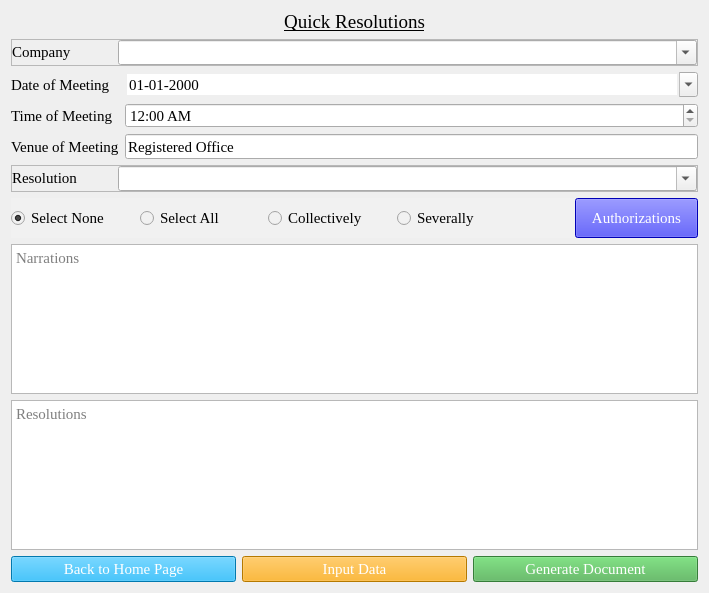
<?xml version="1.0" encoding="UTF-8"?>
<ui version="4.0">
 <class>Form</class>
 <widget class="QWidget" name="Form">
  <property name="geometry">
   <rect>
    <x>0</x>
    <y>0</y>
    <width>709</width>
    <height>593</height>
   </rect>
  </property>
  <property name="windowTitle">
   <string>Quick Resolutions</string>
  </property>
  <property name="windowIcon">
   <iconset>
    <normaloff>../Icon/logo.png</normaloff>../Icon/logo.png</iconset>
  </property>
  <property name="styleSheet">
   <string notr="true"/>
  </property>
  <layout class="QGridLayout" name="gridLayout">
   <item row="0" column="0">
    <widget class="QLabel" name="Title">
     <property name="font">
      <font>
       <family>Georgia</family>
       <pointsize>14</pointsize>
       <stylestrategy>PreferAntialias</stylestrategy>
      </font>
     </property>
     <property name="text">
      <string>&lt;html&gt;&lt;head/&gt;&lt;body&gt;&lt;p&gt;&lt;span style=&quot; font-size:14pt; text-decoration: underline;&quot;&gt;Quick Resolutions&lt;/span&gt;&lt;/p&gt;&lt;/body&gt;&lt;/html&gt;</string>
     </property>
     <property name="alignment">
      <set>Qt::AlignCenter</set>
     </property>
    </widget>
   </item>
   <item row="7" column="0">
    <widget class="QTextBrowser" name="NarrationPreview">
     <property name="font">
      <font>
       <family>Georgia</family>
       <pointsize>11</pointsize>
       <stylestrategy>PreferAntialias</stylestrategy>
      </font>
     </property>
     <property name="undoRedoEnabled">
      <bool>true</bool>
     </property>
     <property name="textInteractionFlags">
      <set>Qt::LinksAccessibleByKeyboard|Qt::LinksAccessibleByMouse|Qt::TextBrowserInteraction|Qt::TextEditable|Qt::TextEditorInteraction|Qt::TextSelectableByKeyboard|Qt::TextSelectableByMouse</set>
     </property>
     <property name="placeholderText">
      <string>Narrations</string>
     </property>
    </widget>
   </item>
   <item row="6" column="0">
    <widget class="QWidget" name="widget_2" native="true">
     <property name="minimumSize">
      <size>
       <width>0</width>
       <height>40</height>
      </size>
     </property>
     <property name="maximumSize">
      <size>
       <width>16777215</width>
       <height>50</height>
      </size>
     </property>
     <property name="styleSheet">
      <string notr="true">background-color: rgb(241, 241, 241);</string>
     </property>
     <layout class="QGridLayout" name="gridLayout_2">
      <property name="leftMargin">
       <number>0</number>
      </property>
      <property name="topMargin">
       <number>0</number>
      </property>
      <property name="rightMargin">
       <number>0</number>
      </property>
      <property name="bottomMargin">
       <number>0</number>
      </property>
      <item row="0" column="9">
       <widget class="QPushButton" name="Authorizaton">
        <property name="sizePolicy">
         <sizepolicy hsizetype="Minimum" vsizetype="Expanding">
          <horstretch>0</horstretch>
          <verstretch>0</verstretch>
         </sizepolicy>
        </property>
        <property name="font">
         <font>
          <family>Georgia</family>
          <pointsize>11</pointsize>
          <stylestrategy>PreferAntialias</stylestrategy>
         </font>
        </property>
        <property name="styleSheet">
         <string notr="true">background-color: rgb(0, 0, 255);
color: rgb(255, 255, 255);</string>
        </property>
        <property name="text">
         <string>Authorizations</string>
        </property>
       </widget>
      </item>
      <item row="0" column="8">
       <spacer name="horizontalSpacer">
        <property name="orientation">
         <enum>Qt::Horizontal</enum>
        </property>
        <property name="sizeType">
         <enum>QSizePolicy::Fixed</enum>
        </property>
        <property name="sizeHint" stdset="0">
         <size>
          <width>50</width>
          <height>20</height>
         </size>
        </property>
       </spacer>
      </item>
      <item row="0" column="4">
       <widget class="QRadioButton" name="radioButton_2">
        <property name="font">
         <font>
          <family>Georgia</family>
          <pointsize>11</pointsize>
          <stylestrategy>PreferAntialias</stylestrategy>
         </font>
        </property>
        <property name="text">
         <string>Select All</string>
        </property>
       </widget>
      </item>
      <item row="0" column="6">
       <widget class="QRadioButton" name="Collectively">
        <property name="font">
         <font>
          <family>Georgia</family>
          <pointsize>11</pointsize>
          <stylestrategy>PreferAntialias</stylestrategy>
         </font>
        </property>
        <property name="text">
         <string>Collectively</string>
        </property>
       </widget>
      </item>
      <item row="0" column="7">
       <widget class="QRadioButton" name="Severally">
        <property name="font">
         <font>
          <family>Georgia</family>
          <pointsize>11</pointsize>
          <stylestrategy>PreferAntialias</stylestrategy>
         </font>
        </property>
        <property name="text">
         <string>Severally</string>
        </property>
       </widget>
      </item>
      <item row="0" column="0">
       <widget class="QRadioButton" name="radioButton">
        <property name="font">
         <font>
          <family>Georgia</family>
          <pointsize>11</pointsize>
          <stylestrategy>PreferAntialias</stylestrategy>
         </font>
        </property>
        <property name="text">
         <string>Select None</string>
        </property>
        <property name="checked">
         <bool>true</bool>
        </property>
       </widget>
      </item>
     </layout>
    </widget>
   </item>
   <item row="9" column="0">
    <widget class="QWidget" name="ButtonGroup" native="true">
     <property name="maximumSize">
      <size>
       <width>16777215</width>
       <height>43</height>
      </size>
     </property>
     <layout class="QHBoxLayout" name="horizontalLayout_3">
      <property name="leftMargin">
       <number>0</number>
      </property>
      <property name="topMargin">
       <number>0</number>
      </property>
      <property name="rightMargin">
       <number>0</number>
      </property>
      <property name="bottomMargin">
       <number>0</number>
      </property>
      <item>
       <widget class="QPushButton" name="Bactohome">
        <property name="font">
         <font>
          <family>Georgia</family>
          <pointsize>11</pointsize>
          <stylestrategy>PreferAntialias</stylestrategy>
         </font>
        </property>
        <property name="styleSheet">
         <string notr="true">background-color:rgb(3,169,244);
color: rgb(255, 255, 255);</string>
        </property>
        <property name="text">
         <string>Back to Home Page</string>
        </property>
       </widget>
      </item>
      <item>
       <widget class="QPushButton" name="InputData">
        <property name="font">
         <font>
          <family>Georgia</family>
          <pointsize>11</pointsize>
          <stylestrategy>PreferAntialias</stylestrategy>
         </font>
        </property>
        <property name="styleSheet">
         <string notr="true">background-color: rgb(254, 169, 0);
color: rgb(255, 255, 255);</string>
        </property>
        <property name="text">
         <string>Input Data</string>
        </property>
       </widget>
      </item>
      <item>
       <widget class="QPushButton" name="GenerateDoc">
        <property name="font">
         <font>
          <family>Georgia</family>
          <pointsize>11</pointsize>
          <stylestrategy>PreferAntialias</stylestrategy>
         </font>
        </property>
        <property name="styleSheet">
         <string notr="true">color: rgb(255, 255, 255);
background-color: rgb(76,175,80);</string>
        </property>
        <property name="text">
         <string>Generate Document</string>
        </property>
       </widget>
      </item>
     </layout>
    </widget>
   </item>
   <item row="1" column="0">
    <widget class="QFrame" name="CompanyWidget">
     <property name="frameShape">
      <enum>QFrame::StyledPanel</enum>
     </property>
     <property name="frameShadow">
      <enum>QFrame::Raised</enum>
     </property>
     <layout class="QHBoxLayout" name="horizontalLayout_2">
      <property name="leftMargin">
       <number>0</number>
      </property>
      <property name="topMargin">
       <number>0</number>
      </property>
      <property name="rightMargin">
       <number>0</number>
      </property>
      <property name="bottomMargin">
       <number>0</number>
      </property>
      <item>
       <widget class="QLabel" name="CompanyLabel">
        <property name="maximumSize">
         <size>
          <width>100</width>
          <height>20</height>
         </size>
        </property>
        <property name="font">
         <font>
          <family>Georgia</family>
          <pointsize>11</pointsize>
          <stylestrategy>PreferAntialias</stylestrategy>
         </font>
        </property>
        <property name="text">
         <string>Company</string>
        </property>
       </widget>
      </item>
      <item>
       <widget class="QComboBox" name="CompanySelection">
        <property name="minimumSize">
         <size>
          <width>0</width>
          <height>25</height>
         </size>
        </property>
        <property name="font">
         <font>
          <family>Georgia</family>
          <pointsize>11</pointsize>
          <stylestrategy>PreferAntialias</stylestrategy>
         </font>
        </property>
        <property name="editable">
         <bool>true</bool>
        </property>
       </widget>
      </item>
     </layout>
    </widget>
   </item>
   <item row="8" column="0">
    <widget class="QTextBrowser" name="ResolutionPreview">
     <property name="font">
      <font>
       <family>Georgia</family>
       <pointsize>11</pointsize>
       <stylestrategy>PreferAntialias</stylestrategy>
      </font>
     </property>
     <property name="textInteractionFlags">
      <set>Qt::LinksAccessibleByKeyboard|Qt::LinksAccessibleByMouse|Qt::TextBrowserInteraction|Qt::TextEditable|Qt::TextEditorInteraction|Qt::TextSelectableByKeyboard|Qt::TextSelectableByMouse</set>
     </property>
     <property name="placeholderText">
      <string>Resolutions</string>
     </property>
    </widget>
   </item>
   <item row="4" column="0">
    <widget class="QWidget" name="widget" native="true">
     <property name="maximumSize">
      <size>
       <width>16777215</width>
       <height>111</height>
      </size>
     </property>
     <layout class="QFormLayout" name="formLayout">
      <property name="leftMargin">
       <number>0</number>
      </property>
      <property name="topMargin">
       <number>0</number>
      </property>
      <property name="rightMargin">
       <number>0</number>
      </property>
      <property name="bottomMargin">
       <number>0</number>
      </property>
      <item row="0" column="0">
       <widget class="QLabel" name="DateLabel">
        <property name="font">
         <font>
          <family>Georgia</family>
          <pointsize>11</pointsize>
          <stylestrategy>PreferAntialias</stylestrategy>
         </font>
        </property>
        <property name="text">
         <string>Date of Meeting</string>
        </property>
       </widget>
      </item>
      <item row="1" column="0">
       <widget class="QLabel" name="TimeLabel">
        <property name="font">
         <font>
          <family>Georgia</family>
          <pointsize>11</pointsize>
          <stylestrategy>PreferAntialias</stylestrategy>
         </font>
        </property>
        <property name="text">
         <string>Time of Meeting</string>
        </property>
       </widget>
      </item>
      <item row="1" column="1">
       <widget class="QTimeEdit" name="TimeSelect">
        <property name="minimumSize">
         <size>
          <width>0</width>
          <height>25</height>
         </size>
        </property>
        <property name="font">
         <font>
          <family>Georgia</family>
          <pointsize>11</pointsize>
          <stylestrategy>PreferAntialias</stylestrategy>
         </font>
        </property>
        <property name="frame">
         <bool>true</bool>
        </property>
        <property name="displayFormat">
         <string>h:mm AP</string>
        </property>
       </widget>
      </item>
      <item row="2" column="0">
       <widget class="QLabel" name="VenueLabel">
        <property name="font">
         <font>
          <family>Georgia</family>
          <pointsize>11</pointsize>
          <stylestrategy>PreferAntialias</stylestrategy>
         </font>
        </property>
        <property name="text">
         <string>Venue of Meeting</string>
        </property>
       </widget>
      </item>
      <item row="2" column="1">
       <widget class="QLineEdit" name="VenueSelect">
        <property name="minimumSize">
         <size>
          <width>0</width>
          <height>25</height>
         </size>
        </property>
        <property name="font">
         <font>
          <family>Georgia</family>
          <pointsize>11</pointsize>
          <stylestrategy>PreferAntialias</stylestrategy>
         </font>
        </property>
        <property name="text">
         <string>Registered Office</string>
        </property>
       </widget>
      </item>
      <item row="0" column="1">
       <widget class="QDateEdit" name="DateSelection">
        <property name="minimumSize">
         <size>
          <width>0</width>
          <height>25</height>
         </size>
        </property>
        <property name="font">
         <font>
          <family>Georgia</family>
          <pointsize>11</pointsize>
          <stylestrategy>PreferAntialias</stylestrategy>
         </font>
        </property>
        <property name="frame">
         <bool>false</bool>
        </property>
        <property name="buttonSymbols">
         <enum>QAbstractSpinBox::UpDownArrows</enum>
        </property>
        <property name="accelerated">
         <bool>false</bool>
        </property>
        <property name="correctionMode">
         <enum>QAbstractSpinBox::CorrectToPreviousValue</enum>
        </property>
        <property name="showGroupSeparator" stdset="0">
         <bool>true</bool>
        </property>
        <property name="currentSection">
         <enum>QDateTimeEdit::YearSection</enum>
        </property>
        <property name="displayFormat">
         <string>dd-MM-yyyy</string>
        </property>
        <property name="calendarPopup">
         <bool>true</bool>
        </property>
        <property name="currentSectionIndex">
         <number>2</number>
        </property>
       </widget>
      </item>
     </layout>
    </widget>
   </item>
   <item row="5" column="0">
    <widget class="QFrame" name="Resolutions">
     <property name="frameShape">
      <enum>QFrame::StyledPanel</enum>
     </property>
     <property name="frameShadow">
      <enum>QFrame::Raised</enum>
     </property>
     <layout class="QHBoxLayout" name="horizontalLayout">
      <property name="leftMargin">
       <number>0</number>
      </property>
      <property name="topMargin">
       <number>0</number>
      </property>
      <property name="rightMargin">
       <number>0</number>
      </property>
      <property name="bottomMargin">
       <number>0</number>
      </property>
      <item>
       <widget class="QLabel" name="ResolutionsLabel">
        <property name="maximumSize">
         <size>
          <width>100</width>
          <height>20</height>
         </size>
        </property>
        <property name="font">
         <font>
          <family>Georgia</family>
          <pointsize>11</pointsize>
          <stylestrategy>PreferAntialias</stylestrategy>
         </font>
        </property>
        <property name="text">
         <string>Resolution</string>
        </property>
       </widget>
      </item>
      <item>
       <widget class="QComboBox" name="ResolutionType">
        <property name="minimumSize">
         <size>
          <width>0</width>
          <height>25</height>
         </size>
        </property>
        <property name="font">
         <font>
          <family>Georgia</family>
          <pointsize>11</pointsize>
          <stylestrategy>PreferAntialias</stylestrategy>
         </font>
        </property>
        <property name="editable">
         <bool>true</bool>
        </property>
        <property name="currentText">
         <string/>
        </property>
        <property name="frame">
         <bool>true</bool>
        </property>
       </widget>
      </item>
     </layout>
    </widget>
   </item>
  </layout>
 </widget>
 <resources/>
 <connections/>
</ui>
